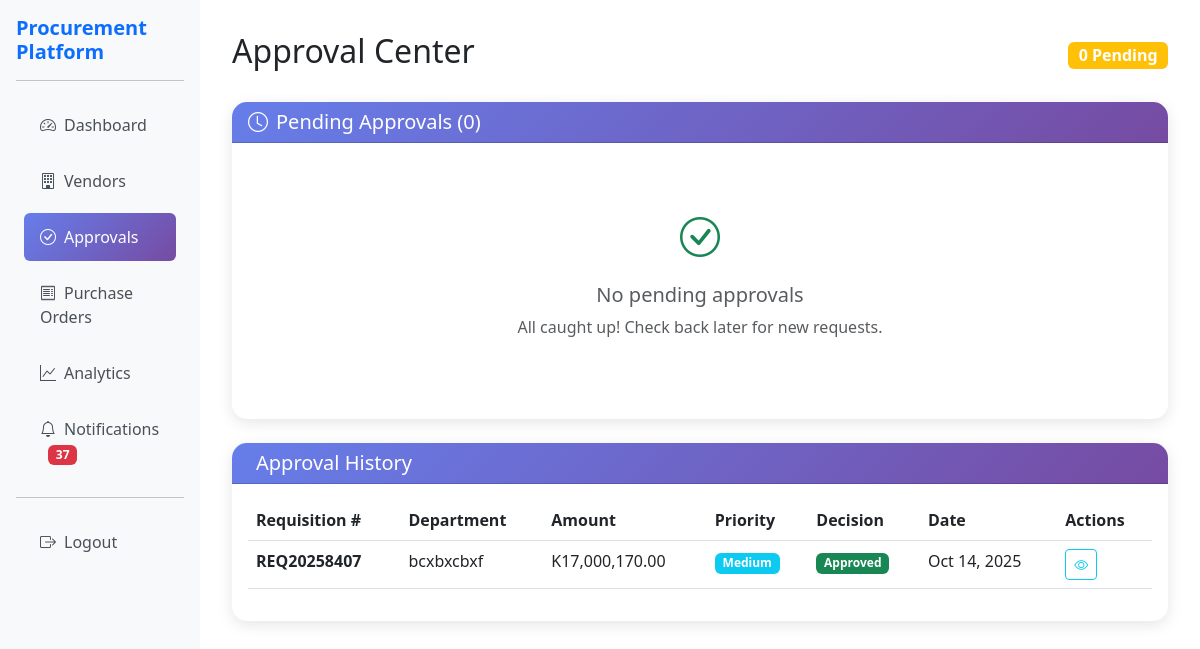
/approval.php (signed in), run on the app's committed database.
### tables this page shows
CREATE TABLE `approvals` (
  `id` int(11) NOT NULL,
  `requisition_id` int(11) NOT NULL,
  `approver_id` int(11) NOT NULL,
  `approval_level` int(11) DEFAULT 1,
  `status` enum('pending','approved','rejected') DEFAULT 'pending',
  `comments` text DEFAULT NULL,
  `approved_at` timestamp NULL DEFAULT NULL,
  `created_at` timestamp NOT NULL DEFAULT current_timestamp(),
  `updated_at` timestamp NOT NULL DEFAULT current_timestamp() ON UPDATE current_timestamp()
);

CREATE TABLE `purchase_requisitions` (
  `id` int(11) NOT NULL,
  `requisition_number` varchar(50) NOT NULL,
  `requested_by` int(11) NOT NULL,
  `department` varchar(100) DEFAULT NULL,
  `cost_center` varchar(50) DEFAULT NULL,
  `priority` enum('low','medium','high') DEFAULT 'medium',
  `justification` text DEFAULT NULL,
  `total_amount` decimal(12,2) DEFAULT 0.00,
  `status` enum('draft','submitted','approved','rejected','cancelled','converted_to_po') DEFAULT 'draft',
  `created_at` timestamp NOT NULL DEFAULT current_timestamp(),
  `updated_at` timestamp NOT NULL DEFAULT current_timestamp() ON UPDATE current_timestamp()
);

### config/config.php (called while the page is built, shortened)
<?php
function isLoggedIn() {
    return isset($_SESSION['user_id']) && isset($_SESSION['username']);
}
function getCurrentUser() {
    return [
        'id' => $_SESSION['user_id'],
        'username' => $_SESSION['username'],
        'email' => $_SESSION['email'],
        'first_name' => $_SESSION['first_name'],
        'last_name' => $_SESSION['last_name'],
        'role_id' => $_SESSION['role_id'],
        'role_name' => $_SESSION['role_name']
    ];
}
function hasPermission($permission) {
    $user = getCurrentUser();
    $permissions = $_SESSION['permissions'] ?? [];
    if ($permission === 'view_inventory') {
        return strtolower($user['role_name']) === 'inventory_manager';
    }
    return isset($permissions[$permission]) && $permissions[$permission] === true;
}
function formatCurrency($amount) {
    return 'K' . number_format((float)$amount, 2);
}
function formatDate($date, $format = DATE_DISPLAY_FORMAT) {
    return date($format, strtotime($date));
}
?>

### includes/notifications.php (called while the page is built, shortened)
<?php
require_once __DIR__ . '/../config/config.php';
class NotificationSystem {
    private $db;
    public function __construct() {
        $this->db = new Database();
    }
    public function getUnreadCount($user_id) {
        try {
            $conn = $this->db->getConnection();
            $sql = "SELECT COUNT(*) FROM notifications WHERE user_id = ? AND is_read = 0";
            $stmt = $conn->prepare($sql);
            $stmt->execute([$user_id]);
            $count = $stmt->fetchColumn();
            return $count;
        } catch (Exception $e) {
            error_log("Get unread count error: " . $e->getMessage());
            return 0;
        }
    }
}
?>

### approval.php (the view, shortened to what this page needs)
<?php
require_once 'config/config.php';
require_once 'auth/auth.php';
require_once 'includes/notifications.php';
$db = new Database();
$conn = $db->getConnection();
$notificationSystem = new NotificationSystem();
$unread_notifications = $notificationSystem->getUnreadCount($_SESSION['user_id']);
if ($_SESSION['role_id'] == 1) {
    $sql = "SELECT pr.id as requisition_id, pr.requisition_number, pr.department, pr.total_amount, pr.priority, pr.justification,
                   pr.created_at as requisition_date, pr.status as requisition_status,
                   u.first_name, u.last_name,
                   NULL as approval_id, NULL as approval_level, NULL as approval_status
            FROM purchase_requisitions pr
            JOIN users u ON pr.requested_by = u.id
            WHERE pr.status IN ('submitted', 'pending')
            ORDER BY pr.created_at ASC";
    $stmt = $conn->prepare($sql);
    $stmt->execute();
    $pending_approvals = $stmt->fetchAll();
    foreach ($pending_approvals as &$approval) {
        $check_sql = "SELECT id, status FROM approvals WHERE requisition_id = ? AND approver_id = ? AND status = 'pending' LIMIT 1";
        $check_stmt = $conn->prepare($check_sql);
        $check_stmt->execute([$approval['requisition_id'], $_SESSION['user_id']]);
        $existing_approval = $check_stmt->fetch();
        if ($existing_approval) {
            $approval['approval_id'] = $existing_approval['id'];
            $approval['approval_status'] = $existing_approval['status'];
        }
    }
    unset($approval);
} else {
    $sql = "SELECT a.*, pr.requisition_number, pr.department, pr.total_amount, pr.priority, pr.justification,
                   pr.created_at as requisition_date, pr.status as requisition_status,
                   u.first_name, u.last_name
            FROM approvals a
            JOIN purchase_requisitions pr ON a.requisition_id = pr.id
            JOIN users u ON pr.requested_by = u.id
            WHERE a.approver_id = ? AND a.status = 'pending'
            ORDER BY a.created_at ASC";
    $stmt = $conn->prepare($sql);
    $stmt->execute([$_SESSION['user_id']]);
    $pending_approvals = $stmt->fetchAll();
}
$sql = "SELECT a.*, pr.requisition_number, pr.department, pr.total_amount, pr.priority,
               pr.created_at as requisition_date, u.first_name, u.last_name
        FROM approvals a
        JOIN purchase_requisitions pr ON a.requisition_id = pr.id
        JOIN users u ON pr.requested_by = u.id
        WHERE a.approver_id = ? AND a.status != 'pending'
        ORDER BY a.approved_at DESC";
$stmt = $conn->prepare($sql);
$stmt->execute([$_SESSION['user_id']]);
$approval_history = $stmt->fetchAll();
?>
<!DOCTYPE html>
<html lang="en">
<head>
    <link href="https://cdn.jsdelivr.net/npm/bootstrap@5.3.0/dist/css/bootstrap.min.css" rel="stylesheet">
    <link href="https://cdn.jsdelivr.net/npm/bootstrap-icons@1.10.0/font/bootstrap-icons.css" rel="stylesheet">
</head>
<body>
    <div class="container-fluid">
        <div class="row">
            <div class="col-md-3 col-lg-2 sidebar">
                <div class="p-3">
                    <h5 class="text-primary fw-bold"><?php echo APP_NAME; ?></h5>
                    <hr>
                    <nav class="nav flex-column">
                        <a class="nav-link" href="dashboard.php">
                            <i class="bi bi-speedometer2 me-2"></i>Dashboard
                        </a>
                        <?php if (hasPermission('manage_vendors')): ?>
                        <a class="nav-link" href="vendor.php">
                            <i class="bi bi-building me-2"></i>Vendors
                        </a>
                        <?php endif; ?>
                        <?php if (hasPermission('approve_requisition')): ?>
                        <a class="nav-link active" href="approval.php">
                            <i class="bi bi-check-circle me-2"></i>Approvals
                        </a>
                        <?php endif; ?>
                        <?php if (hasPermission('create_po')): ?>
                        <a class="nav-link" href="purchase_order.php">
                            <i class="bi bi-receipt me-2"></i>Purchase Orders
                        </a>
                        <?php endif; ?>
                        <?php if (hasPermission('view_analytics')): ?>
                        <a class="nav-link" href="analytics.php">
                            <i class="bi bi-graph-up me-2"></i>Analytics
                        </a>
                        <?php endif; ?>
                        <a class="nav-link" href="notification_center.php">
                            <i class="bi bi-bell me-2"></i>Notifications
                            <?php if ($unread_notifications > 0): ?>
                                <span class="badge bg-danger ms-2"><?php echo $unread_notifications; ?></span>
                            <?php endif; ?>
                        </a>
                        <hr>
                        <a class="nav-link" href="logout.php">
                            <i class="bi bi-box-arrow-right me-2"></i>Logout
                        </a>
                    </nav>
                </div>
            </div>
            <div class="col-md-9 col-lg-10 main-content">
                <div class="d-flex justify-content-between align-items-center mb-4">
                    <h2>Approval Center</h2>
                    <div class="badge bg-warning fs-6">
                        <?php echo count($pending_approvals); ?> Pending
                    </div>
                </div>
                <div class="card mb-4">
                    <div class="card-header">
                        <h5 class="mb-0"><i class="bi bi-clock me-2"></i>Pending Approvals (<?php echo count($pending_approvals); ?>)</h5>
                    </div>
                    <div class="card-body">
                        <?php if (empty($pending_approvals)): ?>
                            <div class="text-center py-5">
                                <i class="bi bi-check-circle fs-1 text-success"></i>
                                <h5 class="text-muted mt-3">No pending approvals</h5>
                                <p class="text-muted">All caught up! Check back later for new requests.</p>
                            </div>
                        <?php endif; ?>
                    </div>
                </div>
                <div class="card">
                    <div class="card-header">
                        <h5 class="mb-0"><i class="bi bi-history me-2"></i>Approval History</h5>
                    </div>
                    <div class="card-body">
                        <?php if (empty($approval_history)): ?>
                            <div class="text-center py-3">
                                <i class="bi bi-clock-history fs-1 text-muted"></i>
                                <h6 class="text-muted mt-2">No approval history</h6>
                            </div>
                        <?php else: ?>
                            <div class="table-responsive">
                                <table class="table table-hover">
                                    <thead>
                                        <tr>
                                            <th>Requisition #</th>
                                            <th>Department</th>
                                            <th>Amount</th>
                                            <th>Priority</th>
                                            <th>Decision</th>
                                            <th>Date</th>
                                            <th>Actions</th>
                                        </tr>
                                    </thead>
                                    <tbody>
                                        <?php foreach ($approval_history as $approval): ?>
                                            <tr>
                                                <td>
                                                    <strong><?php echo htmlspecialchars($approval['requisition_number']); ?></strong>
                                                </td>
                                                <td><?php echo htmlspecialchars($approval['department']); ?></td>
                                                <td><?php echo formatCurrency($approval['total_amount']); ?></td>
                                                <td>
                                                    <span class="badge bg-<?php echo $approval['priority'] == 'urgent' ? 'danger' : ($approval['priority'] == 'high' ? 'warning' : 'info'); ?>">
                                                        <?php echo ucfirst($approval['priority']); ?>
                                                    </span>
                                                </td>
                                                <td>
                                                    <span class="badge bg-<?php echo $approval['status'] == 'approved' ? 'success' : 'danger'; ?>">
                                                        <?php echo ucfirst($approval['status']); ?>
                                                    </span>
                                                </td>
                                                <td><?php echo formatDate($approval['approved_at']); ?></td>
                                                <td>
                                                    <a href="?action=view&id=<?php echo $approval['id']; ?>" class="btn btn-sm btn-outline-info">
                                                        <i class="bi bi-eye"></i>
                                                    </a>
                                                </td>
                                            </tr>
                                        <?php endforeach; ?>
                                    </tbody>
                                </table>
                            </div>
                        <?php endif; ?>
                    </div>
                </div>
            </div>
        </div>
    </div>
</body>
</html>

### approval.php (style rules this page uses)
.sidebar { background: #f8f9fa; min-height: 100vh; padding: 0; position: sticky; top: 0; height: 100vh; overflow-y: auto; }
.sidebar .nav-link { color: #495057; padding: 0.75rem 1rem; border-radius: 0.375rem; margin: 0.25rem 0.5rem; }
.sidebar .nav-link:hover, .sidebar .nav-link.active { background: linear-gradient(135deg, #667eea 0%, #764ba2 100%); color: white; }
.main-content { padding: 2rem; }
.card { border: none; border-radius: 15px; box-shadow: 0 4px 15px rgba(0, 0, 0, 0.1); }
.card-header { background: linear-gradient(135deg, #667eea 0%, #764ba2 100%); color: white; border-radius: 15px 15px 0 0 !important; }

### data on the page
approvals: requisition.requisition_number "REQ20258407", requisition.department "bcxbxcbxf", requisition.total_amount "K17,000,170.00", requisition.priority "Medium", status "Approved", approved_at "Oct 14, 2025"

### other printed values
APP_NAME "Procurement Platform"
$unread_notifications "37"
count($pending_approvals) "0"
